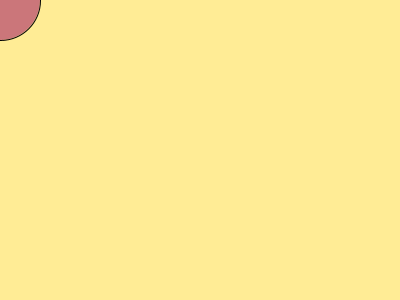
Frame 1 (no input)
Frame 60 (the mouse pressed at the canvas centre just before this capture): identical to frame 1, image omitted
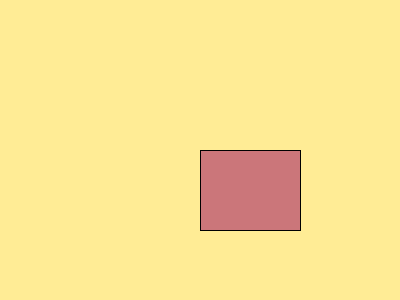
Frame 120 (the mouse held since frame 60 and released just before this capture)

The Processing sketch that drew these frames (run headless with seeded random() and noise(); from frame 60 on, the mouse is pressed at the canvas centre):

// Processing sketch: sketch_241004a
// ── sketch_241004a.pde
void setup() 
{
  size(400, 300);
  fill(203, 118, 122);
}
 
void draw()
{
  background(255, 236, 149);
 
  if (mouseX < width/2)
  {
    ellipse(mouseX, mouseY, 80, 80);
  }
  else
  {
    rect(mouseX, mouseY, 100, 80);
  }
}
